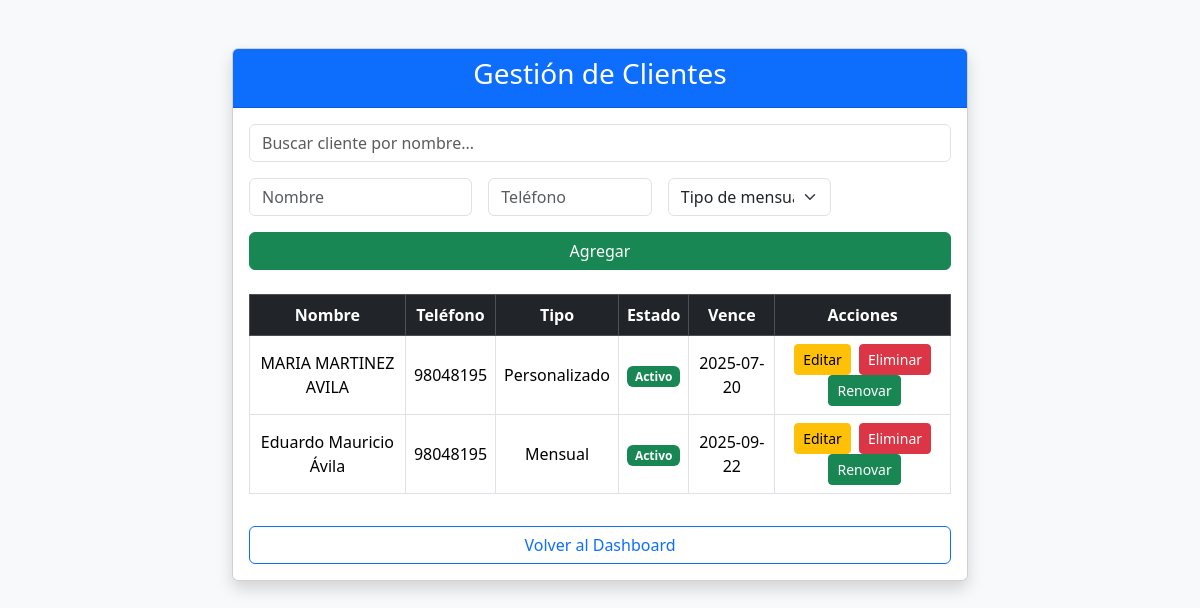
/clientes.php (signed in), run on the app's committed database.
### tables this page shows
CREATE TABLE `clientes` (
  `id` int(11) NOT NULL,
  `nombre` varchar(100) DEFAULT NULL,
  `telefono` varchar(20) DEFAULT NULL,
  `fecha_registro` date DEFAULT NULL,
  `fecha_vencimiento` date DEFAULT NULL,
  `estado` enum('activo','vencido') DEFAULT 'activo',
  `tipo_mensualidad` varchar(20) NOT NULL DEFAULT 'mensual'
);

### clientes.php (the view, shortened to what this page needs)
<?php
require 'config/db.php';
$clientes = $conn->query("SELECT * FROM clientes ORDER BY id DESC");
?>
<!DOCTYPE html>
<html lang="es">
<head>
    <link href="https://cdn.jsdelivr.net/npm/bootstrap@5.3.3/dist/css/bootstrap.min.css" rel="stylesheet">
</head>
<body class="bg-light">
<div class="container py-5">
    <div class="row justify-content-center">
        <div class="col-md-8">
            <div class="card shadow mb-4">
                <div class="card-header bg-primary text-white text-center">
                    <h3>Gestión de Clientes</h3>
                </div>
                <div class="card-body">
                    <div class="mb-3">
                        <input type="text" id="buscador" class="form-control" placeholder="Buscar cliente por nombre...">
                    </div>
                    <form method="POST" class="row g-3 mb-4">
                        <div class="col-md-4">
                            <input name="nombre" placeholder="Nombre" class="form-control" required>
                        </div>
                        <div class="col-md-3">
                            <input name="telefono" placeholder="Teléfono" class="form-control" required>
                        </div>
                        <div class="col-md-3">
                            <select name="tipo_mensualidad" id="tipo_mensualidad" class="form-select" required>
                                <option value="" disabled selected>Tipo de mensualidad</option>
                            </select>
                        </div>
                        <div class="col-md-12 d-grid">
                            <button name="agregar" class="btn btn-success">Agregar</button>
                        </div>
                    </form>
                    <div class="table-responsive">
                        <table class="table table-bordered table-hover align-middle text-center" id="tablaClientes">
                            <thead class="table-dark">
                                <tr>
                                    <th>Nombre</th>
                                    <th>Teléfono</th>
                                    <th>Tipo</th>
                                    <th>Estado</th>
                                    <th>Vence</th>
                                    <th>Acciones</th>
                                </tr>
                            </thead>
                            <tbody>
                                <?php while ($c = $clientes->fetch_assoc()) { ?>
                                    <tr>
                                        <td><?php echo $c['nombre']; ?></td>
                                        <td><?php echo $c['telefono']; ?></td>
                                        <td><?php echo ucfirst($c['tipo_mensualidad']); ?></td>
                                        <td>
                                            <?php if ($c['estado'] == 'activo'): ?>
                                                <span class="badge bg-success">Activo</span>
                                            <?php else: ?>
                                                <span class="badge bg-danger">Vencido</span>
                                            <?php endif; ?>
                                        </td>
                                        <td><?php echo $c['fecha_vencimiento']; ?></td>
                                        <td>
                                            <button type="button" class="btn btn-sm btn-warning me-1"
                                                data-bs-toggle="modal"
                                                data-bs-target="#modalEditar"
                                                data-id="<?php echo $c['id']; ?>"
                                                data-nombre="<?php echo htmlspecialchars($c['nombre']); ?>"
                                                data-telefono="<?php echo htmlspecialchars($c['telefono']); ?>"
                                                data-tipo="<?php echo $c['tipo_mensualidad']; ?>"
                                                data-vencimiento="<?php echo $c['fecha_vencimiento']; ?>">
                                                Editar
                                            </button>
                                            <button type="button" class="btn btn-sm btn-danger"
                                                data-bs-toggle="modal"
                                                data-bs-target="#modalEliminar"
                                                data-id="<?php echo $c['id']; ?>"
                                                data-nombre="<?php echo htmlspecialchars($c['nombre']); ?>">
                                                Eliminar
                                            </button>
                                            <a href="?renovar=<?php echo $c['id']; ?>" class="btn btn-sm btn-success ms-1">Renovar</a>
                                        </td>
                                    </tr>
                                <?php } ?>
                            </tbody>
                        </table>
                    </div>
                    <a href="dashboard.php" class="btn btn-outline-primary w-100 mt-3">Volver al Dashboard</a>
                </div>
            </div>
        </div>
    </div>
</div>
</body>
</html>

### data on the page
clientes: nombre "MARIA MARTINEZ AVILA", telefono "98048195", tipo_mensualidad "Personalizado", estado "Activo", fecha_vencimiento "2025-07-20"
clientes: nombre "Eduardo Mauricio Ávila", telefono "98048195", tipo_mensualidad "Mensual", estado "Activo", fecha_vencimiento "2025-09-22"
